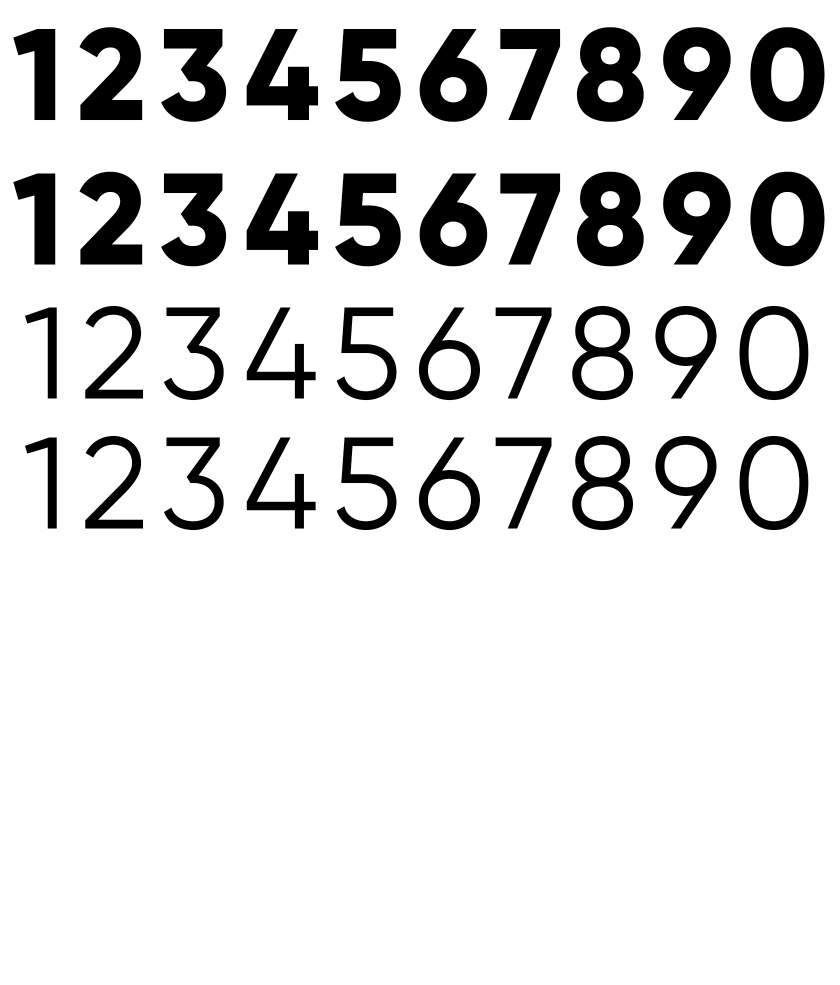
#> input picture recognition/training_chars_for_questions.png, 1680 x 1970 px (shown at 1/2 size)
$ python GenData_for_questions.py
#> lines starting #> are read from the running program, lines starting #| are printed output that depends on the picture; after the words box and inside, x2 and y2 are one past the last pixel; in counts of white or black regions, pixels touching at a corner belong together
# GenData.py

import sys
import numpy as np
import cv2
import os

# module level variables ##########################################################################
MIN_CONTOUR_AREA = 100

RESIZED_IMAGE_WIDTH = 20
RESIZED_IMAGE_HEIGHT = 30

###################################################################################################
def main():
    imgTrainingNumbers = cv2.imread("training_chars_for_questions.png")            # read in training numbers image
#> imgTrainingNumbers is the input picture: shape (1970, 1680, 3); min 0, max 255, mean 222.5

    if imgTrainingNumbers is None:                          # if image was not read successfully
        print ("error: image not read from file \n\n")        # print error message to std out
        os.system("pause")                                  # pause so user can see error message
        return                                              # and exit function (which exits program)
    # end if

    imgGray = cv2.cvtColor(imgTrainingNumbers, cv2.COLOR_BGR2GRAY)          # get grayscale image
    imgBlurred = cv2.GaussianBlur(imgGray, (5,5), 0)                        # blur

                                                        # filter image from grayscale to black and white
    imgThresh = cv2.adaptiveThreshold(imgBlurred,                           # input image
                                      255,                                  # make pixels that pass the threshold full white
                                      cv2.ADAPTIVE_THRESH_GAUSSIAN_C,       # use gaussian rather than mean, seems to give better results
                                      cv2.THRESH_BINARY_INV,                # invert so foreground will be white, background will be black
                                      11,                                   # size of a pixel neighborhood used to calculate threshold value
                                      2)                                    # constant subtracted from the mean or weighted mean
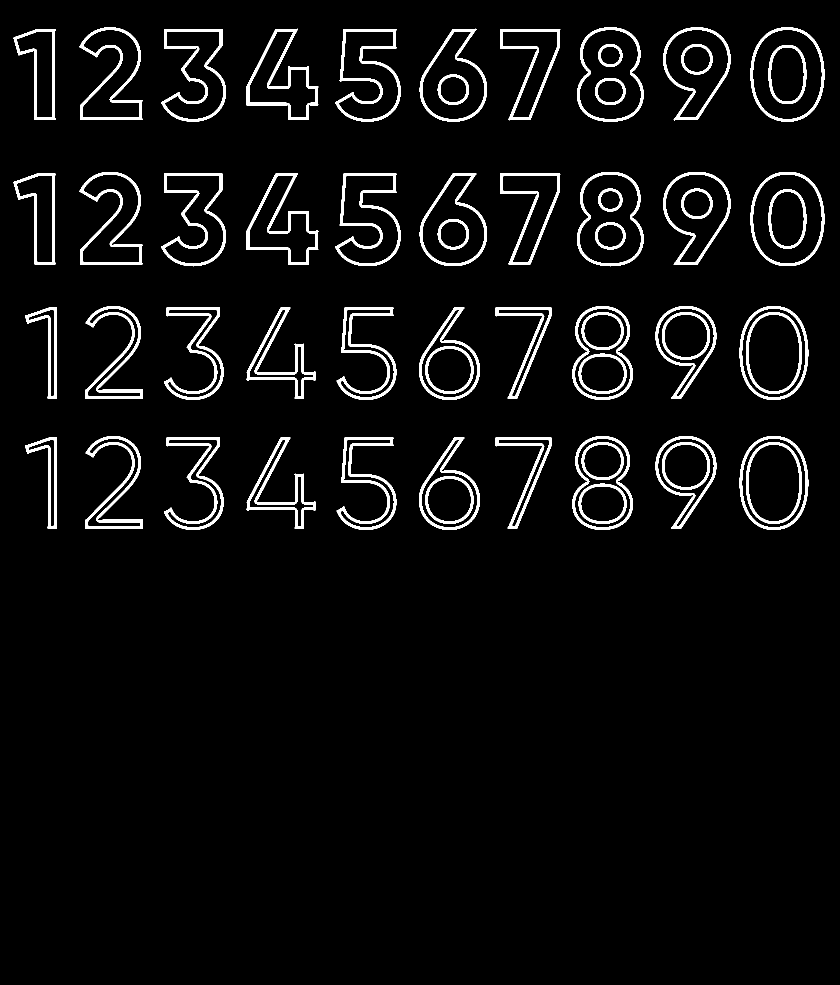
#> imgThresh: shape (1970, 1680) (shown at 1/2 size); 4.9% white; 60 white regions

    cv2.imshow("imgThresh", imgThresh)      # show threshold image for reference

    imgThreshCopy = imgThresh.copy()        # make a copy of the thresh image, this in necessary b/c findContours modifies the image

    npaContours, npaHierarchy = cv2.findContours(imgThresh.copy(),        # input image, make sure to use a copy since the function will modify this image in the course of finding contours
                                                 cv2.RETR_EXTERNAL,                 # retrieve the outermost contours only
                                                 cv2.CHAIN_APPROX_SIMPLE)           # compress horizontal, vertical, and diagonal segments and leave only their end points
#> npaContours = 40 contours; largest, box (x1, y1, x2, y2) and area: (1501, 344, 1649, 532) 22464, (1501, 55, 1649, 243) 22464, (1479, 872, 1617, 1060) 20849, (1479, 612, 1617, 800) 20849, (1154, 344, 1287, 533) 20258; npaHierarchy = 40 rows, first 6: [1, -1, -1, -1], [2, 0, -1, -1], [3, 1, -1, -1], [4, 2, -1, -1], [5, 3, -1, -1], [6, 4, -1, -1]

                                # declare empty numpy array, we will use this to write to file later
                                # zero rows, enough cols to hold all image data
    npaFlattenedImages =  np.empty((0, RESIZED_IMAGE_WIDTH * RESIZED_IMAGE_HEIGHT))

    intClassifications = []         # declare empty classifications list, this will be our list of how we are classifying our chars from user input, we will write to file at the end

                                    # possible chars we are interested in are digits 0 through 9, put these in list intValidChars
    intValidChars = [ord('0'), ord('1'), ord('2'), ord('3'), ord('4'), ord('5'), ord('6'), ord('7'), ord('8'), ord('9'),
                     ord('A'), ord('B'), ord('C'), ord('D'), ord('E'), ord('F'), ord('G'), ord('H'), ord('I'), ord('J'),
                     ord('K'), ord('L'), ord('M'), ord('N'), ord('O'), ord('P'), ord('Q'), ord('R'), ord('S'), ord('T'),
                     ord('U'), ord('V'), ord('W'), ord('X'), ord('-'), ord('+')]

    for npaContour in npaContours:                          # for each contour
        if cv2.contourArea(npaContour) > MIN_CONTOUR_AREA:          # if contour is big enough to consider
            [intX, intY, intW, intH] = cv2.boundingRect(npaContour)         # get and break out bounding rect

                                                # draw rectangle around each contour as we ask user for input
            cv2.rectangle(imgTrainingNumbers,           # draw rectangle on original training image
                          (intX, intY),                 # upper left corner
                          (intX+intW,intY+intH),        # lower right corner
                          (0, 0, 255),                  # red
                          2)                            # thickness

            imgROI = imgThresh[intY:intY+intH, intX:intX+intW]                                  # crop char out of threshold image
            imgROIResized = cv2.resize(imgROI, (RESIZED_IMAGE_WIDTH, RESIZED_IMAGE_HEIGHT))     # resize image, this will be more consistent for recognition and storage

            cv2.imshow("imgROI", imgROI)                    # show cropped out char for reference
            cv2.imshow("imgROIResized", imgROIResized)      # show resized image for reference
            cv2.imshow("training_numbers.png", imgTrainingNumbers)      # show training numbers image, this will now have red rectangles drawn on it

            intChar = cv2.waitKey(0)                     # get key press

            if intChar == 27:                   # if esc key was pressed
                sys.exit()                      # exit program
            elif intChar in intValidChars:      # else if the char is in the list of chars we are looking for . . .

                intClassifications.append(intChar)                                                # append classification char to integer list of chars (we will convert to float later before writing to file)

                npaFlattenedImage = imgROIResized.reshape((1, RESIZED_IMAGE_WIDTH * RESIZED_IMAGE_HEIGHT))  # flatten image to 1d numpy array so we can write to file later
                npaFlattenedImages = np.append(npaFlattenedImages, npaFlattenedImage, 0)                    # add current flattened impage numpy array to list of flattened image numpy arrays
#> this loop made 2 passes; (key Q is pressed on pass 1)
#> (intX, intY, intW, intH) on passes 1 to 2: (991, 875, 112, 183), (673, 875, 120, 185)
#> pass 1, in main, `imgROI = imgThresh[intY:intY+intH, intX:intX+intW]`:
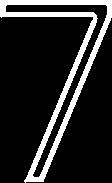
#> imgROI: shape (183, 112); 15.3% white; 1 white region, box (x1, y1, x2, y2) and area: (0, 0, 112, 183) 3128
#> pass 1, in main, `imgROIResized = cv2.resize(imgROI, (RESIZED_IMAGE_WIDTH, RESIZED_IMAGE..`:
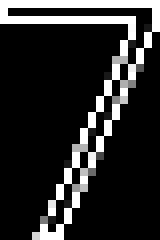
#> imgROIResized: shape (30, 20) (shown 8 times larger); min 0, max 255, mean 41.8
#> pass 2, in main, `imgROI = imgThresh[intY:intY+intH, intX:intX+intW]`:
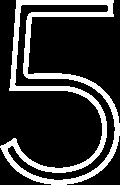
#> imgROI: shape (185, 120); 20.6% white; 1 white region, box (x1, y1, x2, y2) and area: (0, 0, 120, 185) 4571
#> after the loop:
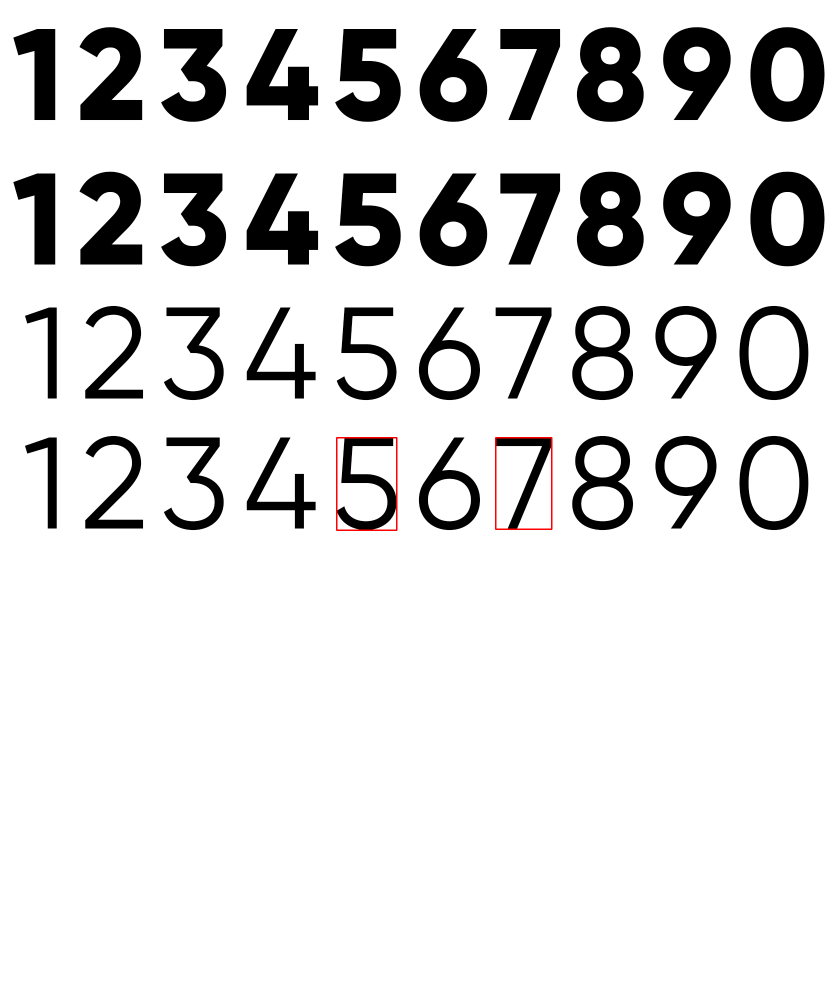
#> imgTrainingNumbers: shape (1970, 1680, 3) (shown at 1/2 size); 0.11% of pixels changed, all inside (x1, y1, x2, y2) = (672, 874, 1105, 1062)
#> after the loop, intClassifications = [81]
            # end if
        # end if
    # end for

    fltClassifications = np.array(intClassifications, np.float32)                   # convert classifications list of ints to numpy array of floats

    npaClassifications = fltClassifications.reshape((fltClassifications.size, 1))   # flatten numpy array of floats to 1d so we can write to file later

    print ("\n\ntraining complete !!\n")

    np.savetxt("classifications_for_questions.txt", npaClassifications)           # write flattened images to file
    np.savetxt("flattened_images_for_questions.txt", npaFlattenedImages)          #

    cv2.destroyAllWindows()             # remove windows from memory

    return

###################################################################################################
if __name__ == "__main__":
    main()
#> (the program exits here)
